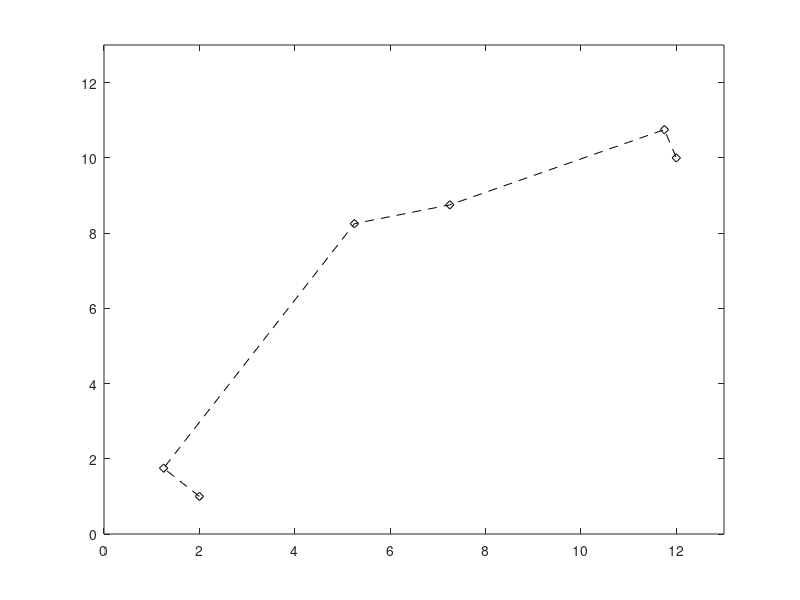

MATLAB code for this plot: (Note: this script raises an error after producing the figure.)
%% Path Following for a Differential Drive Robot
%% Introduction
% This example demonstrates how to control a robot to follow a desired path
% using a robot motion model. The example uses the Pure Pursuit path following
% controller to drive a simulated robot along a predetermined path. A desired path is a
% set of waypoints defined explicitly or computed using a path planner (refer to
% <PathPlanningExample.html Path Planning example>). The Pure Pursuit
% path following controller for a simulated differential drive robot is created and
% computes the control commands to follow a given path. The computed control commands are
% used to drive the simulated robot along the desired trajectory to
% follow the desired path based on the Pure Pursuit controller.

%% Define waypoints
% Define a set of waypoints for the desired path for the robot
path = [2.00    1.00;
    1.25    1.75;
    5.25    8.25;
    7.25    8.75;
    11.75   10.75;
    12.00   10.00];
close all
% path = [2.00    1.00;
%     1.25    1.75;
%     5.25    3.25;
%     7.25    9.75;
%     11.75   10.75;
%     12.00   1.00];

%%
% Visualize the desired path
plot(path(:,1), path(:,2),'k--d')
xlim([0 13])
ylim([0 13])

%% Define robot motion model
% A robot motion model is needed when an external simulator or a physical
% robot is not available. The simulated motion model used in this example
% updates and returns the pose of the robot for given inputs. An external
% simulator or a physical robot will require a localization mechanism to
% provide an updated pose of the robot.
%
% Set the current location and the goal location of the robot as defined by the path
robotCurrentLocation = path(1,:);
robotGoal = path(end,:);

%%
% Assume an initial robot orientation (the robot orientation is the angle
% between the robot heading and the positive X-axis, measured
% counterclockwise).
initialOrientation = 0;

%%
% Define the current pose for the robot [x y theta]
robotCurrentPose = [robotCurrentLocation initialOrientation];

%%
% Initialize a simulated robot object with the current pose. The simulated
% robot has kinematic equations for the motion of a two-wheeled robot.
% This simulated robot object can drive based on these equations of motion
% and the linear and angular velocity inputs. It also has plotting
% capabilities to display the robot's current location and draw the
% trajectory of the robot.
robot = ExampleHelperDifferentialDriveRobot(robotCurrentPose);

%% Define the path following controller
% Based on the path defined above and a robot motion model, you need a path
% following controller to drive the robot along the path. Create the path
% following controller using the  |<docid:robotics_ref.buoofp1-1 robotics.PurePursuit>|  object.
controller = robotics.PurePursuit

%%
% Use the path defined above to set the desired waypoints for the
% controller
controller.Waypoints = path;

%%
% Set the path following controller parameters. The desired linear
% velocity is set to 0.3 meters/second for this example.
controller.DesiredLinearVelocity = 0.3;

%%
% The maximum angular velocity acts as a saturation limit for rotational velocity, which is
% set at 2 radians/second for this example.
controller.MaxAngularVelocity = 2;

%%
% As a general rule, the lookahead distance should be larger than the desired
% linear velocity for a smooth path. The robot might cut corners when the
% lookahead distance is large. In contrast, a small lookahead distance can
% result in an unstable path following behavior. A value of 0.5 m was chosen
% for this example.
controller.LookaheadDistance = 0.5;

%% Using the path following controller, drive the robot over the desired waypoints
% The path following controller provides input control signals for the
% robot, which the robot uses to drive itself along the desired path.
%
% Define a goal radius, which is the desired distance threshold
% between the robot's final location and the goal location. Once the robot is
% within this distance from the goal, it will stop.
%
% Also, compute the current distance between the robot location and
% the goal location. This distance is continuously checked against the goal
% radius and the robot stops when this distance is less than the goal radius.
%
% Note that too small value of the goal radius may cause the robot to miss
% the goal, which may result in an unexpected behavior near the goal.
goalRadius = 0.1;
distanceToGoal = norm(robotCurrentLocation - robotGoal);

%%
% The |<docid:robotics_ref.buopp2z-1 step>| function computes control commands for the robot.
% Drive the robot using these control commands until it reaches within the
% goal radius. If you are using an external simulator or a physical robot,
% then the controller outputs should be applied to the robot and a localization
% system may be required to update the pose of the robot.
while( distanceToGoal > goalRadius )
    
    % Compute the controller outputs, i.e., the inputs to the robot
    [v, omega] = step(controller, robot.CurrentPose);
    
    % Simulate the robot using the controller outputs.
    drive(robot, v, omega)
    
    % Extract current location information ([X,Y]) from the current pose of the
    % robot
    robotCurrentLocation = robot.CurrentPose(1:2);
    
    % Re-compute the distance to the goal
    distanceToGoal = norm(robotCurrentLocation - robotGoal);
end

%%
% The simulated robot has reached the goal location using the path following
% controller along the desired path.

%% Using the path following controller along with PRM
% If the desired set of waypoints are computed by a path planner, the path
% following controller can be used in the same fashion.
%
% Import a simple map for which we want to compute a path
filePath = fullfile(fileparts(which('PathFollowingControllerExample')), 'data', 'exampleMaps.mat');
load(filePath)
map = robotics.BinaryOccupancyGrid(simpleMap, 2)

%%
% Display the map
show(map)

%%
% You can compute the |path| using the PRM path planning algorithm. See
% <PathPlanningExample.html Path Planning example> for details.
robotRadius = 0.2;
mapInflated = copy(map);
inflate(mapInflated,robotRadius);
prm = robotics.PRM(mapInflated);
prm.NumNodes = 100;
prm.ConnectionDistance = 10;

%%
% Find a path between the start and end location. Note that the |path| will
% be different due to the probabilistic nature of the PRM algorithm.
startLocation = [2.0 1.0];
endLocation = [12.0 10.0];
path = findpath(prm, startLocation, endLocation)

%%
% Display the path
hold on
show(prm, 'Map', 'off', 'Roadmap', 'off');
hold off

%%
% You defined a path following controller above which you can re-use
% for computing the control commands of a robot on this map. To
% re-use the controller and redefine the waypoints while keeping the other
% information the same, use the |<docid:robotics_ref.buopqdc-1 release>| function.
release(controller)
controller.Waypoints = path;

%%
% Set current location and the goal of the robot as defined by the path
robotCurrentLocation = path(1,:);
robotGoal = path(end,:);

%%
% Assume an initial robot orientation
initialOrientation = 0;

%%
% Define the current pose for robot motion [x y theta]
robotCurrentPose = [robotCurrentLocation initialOrientation];

%%
% Re-create the simulated robot object with the current pose.
robot = ExampleHelperDifferentialDriveRobot(robotCurrentPose);

%%
% Compute distance to the goal location
distanceToGoal = norm(robotCurrentLocation - robotGoal);

%%
% Define a goal radius
goalRadius = 0.1;

%%
% Drive the robot using the controller output on the given map until it
% reaches the goal
while( distanceToGoal > goalRadius )
    
    % Compute the controller outputs, i.e., the inputs to the robot
    [v, omega] = step(controller, robot.CurrentPose);
    
    % Simulate the robot using the controller outputs
    drive(robot, v, omega)
    
    % Extract current location information from the current pose
    robotCurrentLocation = robot.CurrentPose(1:2);
    
    % Re-compute the distance to the goal
    distanceToGoal = norm(robotCurrentLocation - robotGoal);
end

%% Next Steps
%
% * Refer to the Path Planning example: <PathPlanningExample.html Path Planning in Cluttered Environment>
% * Refer to the Mapping example:
% <MapUpdateUsingSensorDataExample.html Updating an Occupancy Grid From Range Sensor Data>

displayEndOfDemoMessage(mfilename)
